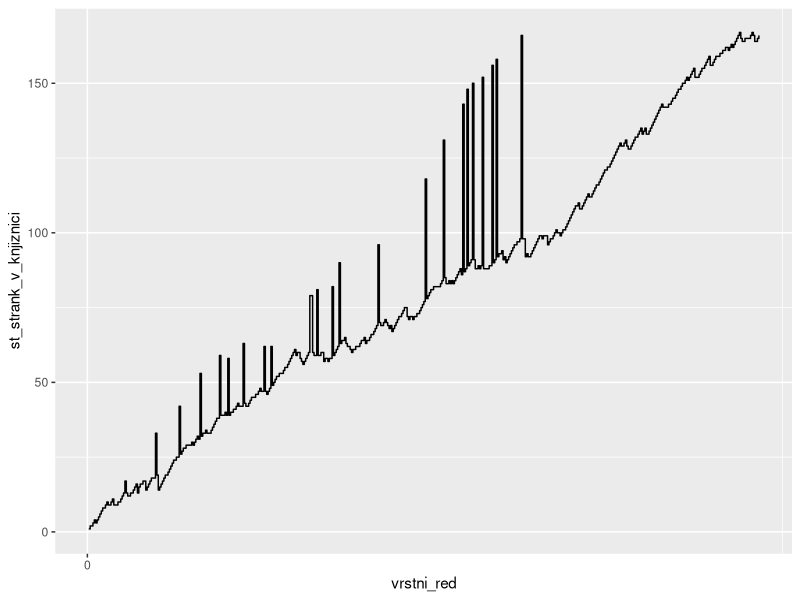
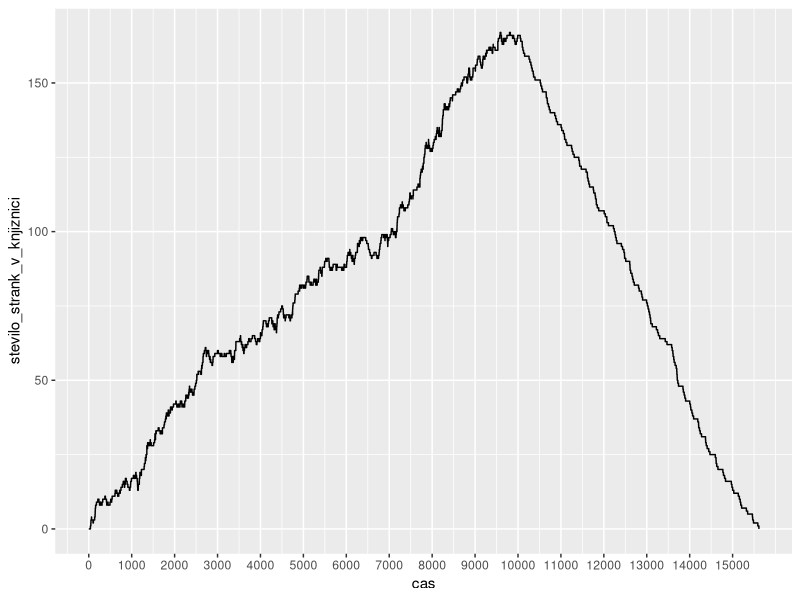
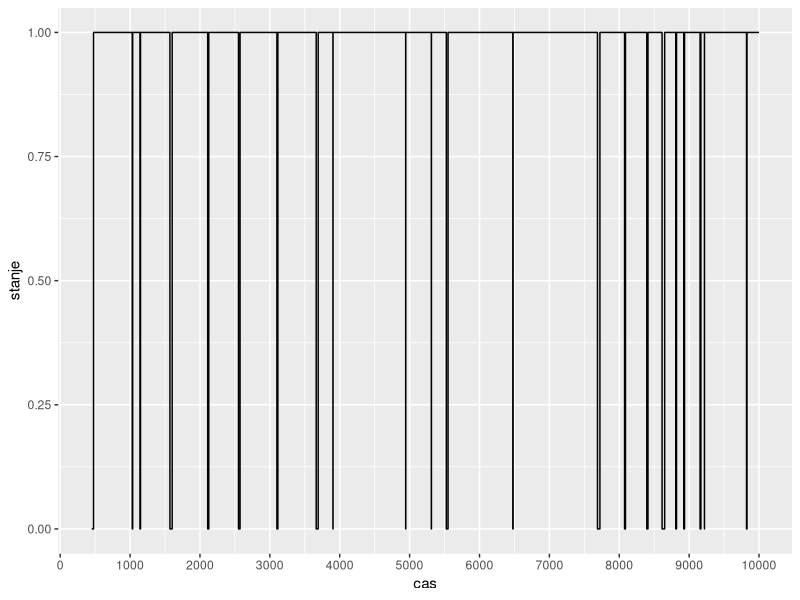
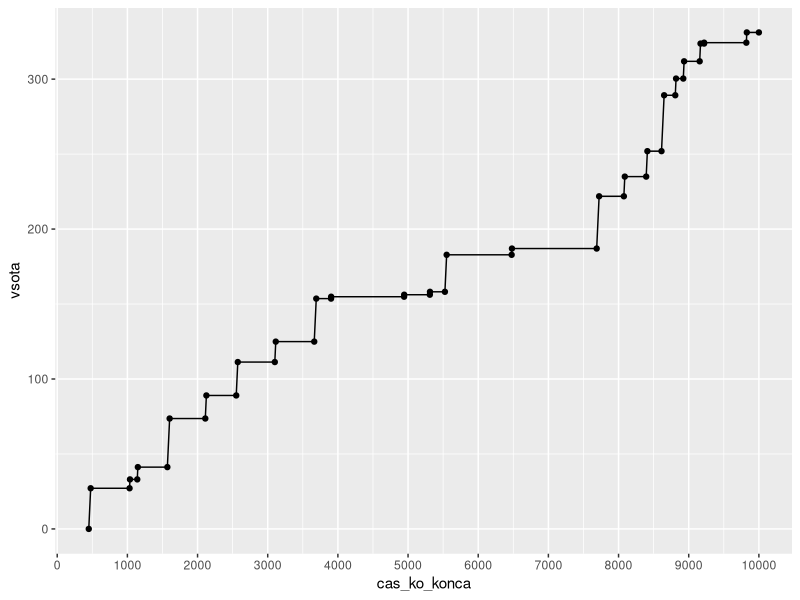
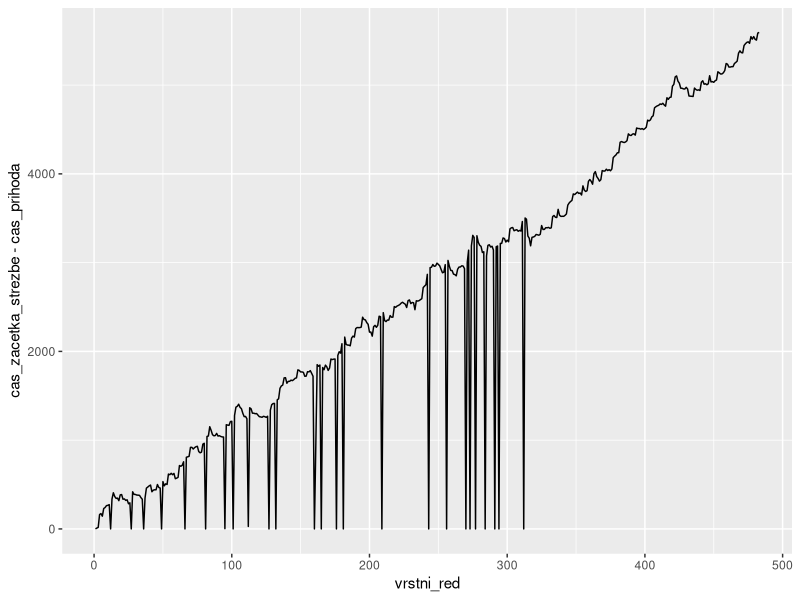

Write the R code that produced these figures, in order.
library(ggplot2)
max_knjig <- 10 
parameter_prihodov <- 0.04
parameter_klicov <- 0.004
t <- 10000
utezi_za_knjige <- c(0.35, 0.25, 0.15, 0.09, 0.07, 0.04, 0.03, 0.02)
verjetnost_za_izposojo <- c(0.35, 0.25, 0.15, 0.09, 0.07, 0.04, 0.03, 0.02)
cas_za_vracanje_ene_knjige <- 3
cas_za_izposojo_ene_knjige <- 3

prazna_tabela <-  data.frame("vrstni_red" = integer(), 
                             "cas_prihoda" = numeric(), 
                             "st_prinesenih_knjig" = integer(), 
                             "cas_zacetka_strezbe" = numeric(), 
                             "dolzina_strezbe" = numeric(),
                             "cas_odhoda" = numeric(),
                             "st_strank_v_knjiznici" = integer(), 
                             "skupno_stevilo_knjig" = integer(), 
                             "cas_knjiznicarja" = numeric(),
                             "vrsta_opravila" = factor(levels = c("VRACANJE", "VRACANJE IN IZPOSOJA", "IZPOSOJA", "KLIC")))



cas_odnasanja_k_knjig <- function(k){
  30 + 5*k
}

izracunaj_novo_stanje_knjig <- function(n){
  if (n >= max_knjig){
    a <- list(as.integer(0), cas_odnasanja_k_knjig(n))
  }else{
    a <- list(n, as.numeric(0))
  }
  a 
}

# funkcija, ki dobi čas n-tega prihoda iz tabele1 in doda v tabelo2 vse klice, ki se začnejo po odhodu n-1 stranke in pred prihodom n-te stranke
dodaj_zacetne_klice <- function(n, cas_klica, tabela1, tabela2){
  podatki_stranke <- tabela1[n,]
  cas_zadnje_vrnitve_knjiznicarja <- tail(tabela2$cas_odhoda,1) + tail(tabela2$cas_knjiznicarja,1)
  tabela_zacetnih <- prazna_tabela
  while((cas_klica < podatki_stranke$cas) && (cas_klica < t)){
    trajanje_zvonenja <- runif(1, min = 20, max = 50)
    # ločimo, če je klic prvi od odhoda zadnje stranke ali ne
    if (tail(tabela2$vrsta_opravila, 1) == "KLIC"){
      zaporedni_vnos <- length(tabela2[,1]) + length(prazna_tabela[,1]) + 1
      trajanje_pogovora <- runif(1, min = 20, max = 40)
      st_strank <- length(tabela1[tabela1$cas <= cas_klica, 1]) - length(tabela2[tabela2$vrsta_opravila != "KLIC", 1])
      stanje_knjig <- tail(tabela2$skupno_stevilo_knjig, 1)
      nova_vrstica <- data.frame(zaporedni_vnos, cas_klica, as.integer(0), cas_klica, trajanje_pogovora, cas_klica + trajanje_pogovora,
                                 st_strank, stanje_knjig, as.numeric(0), "KLIC")
      names(nova_vrstica) <- names(tabela_zacetnih)
      tabela_zacetnih <- rbind(tabela_zacetnih, nova_vrstica)
      cas_klica <- cas_klica  + trajanje_pogovora + rexp(1, rate = parameter_klicov)
    }else{
      # prvi klic za ta n
      if(cas_klica + trajanje_zvonenja >= cas_zadnje_vrnitve_knjiznicarja){
        zaporedni_vnos <- length(tabela2[,1]) + length(prazna_tabela[,1]) + 1
        zacetek <- max(cas_klica, cas_zadnje_vrnitve_knjiznicarja)
        trajanje_pogovora <- runif(1, min = 20, max = 40)
        st_strank <- length(tabela1[tabela1$cas <= cas_klica, 1]) - length(tabela2[as.character(tabela2$vrsta_opravila) != "KLIC", 1])
        stanje_knjig <- tail(tabela2$skupno_stevilo_knjig, 1)
        nova_vrstica <- data.frame(zaporedni_vnos, cas_klica, as.integer(0), zacetek, trajanje_pogovora, zacetek + trajanje_pogovora,
                                   st_strank, stanje_knjig, as.numeric(0), "KLIC")
        names(nova_vrstica) <- names(tabela2)
        tabela_zacetnih <- rbind(tabela_zacetnih, nova_vrstica)
        cas_klica <- cas_klica + zacetek - cas_klica + trajanje_pogovora + rexp(1, rate = parameter_klicov)
      }else{
        cas_klica <- cas_klica + trajanje_zvonenja + rexp(1, rate = parameter_klicov)
      }
    }
  }
  list(tabela_zacetnih, cas_klica)
}

# funkcija, ki dobi čas n-tega prihoda iz tabele1 in doda v tabelo2 vse klice, ki se začnejo po prihodu n-te stranke in pred odhodom n-te stranke
dodaj_vmesne_klice <- function(n, cas_klica, tabela1, tabela2){
  tabela_vmesnih <- prazna_tabela
  podatki_stranke <- tabela1[n,]
  # Če v prejšnjem koraku nismo imeli nobenega klica, potem moramo upoštevati čas vračanja knjižničarja
  zacetek_strezbe <- max(podatki_stranke$cas, tail(tabela2$cas_odhoda,1) + tail(tabela2$cas_knjiznicarja,1))
  
  # trajanje strežbe, če ne bi bilo motenj
  opravilo <- as.character(podatki_stranke$vrsta_opravila)
  if (opravilo == "VRACANJE"){
    trajanje <- podatki_stranke$cas_za_vracanje
  }else if (opravilo == "IZPOSOJA"){
    trajanje <- sample(c(1:8), 1, prob = verjetnost_za_izposojo) * cas_za_izposojo_ene_knjige
  }else{
    trajanje <- podatki_stranke$cas_za_vracanje + sample(c(1:8), 1, prob = verjetnost_za_izposojo) * cas_za_izposojo_ene_knjige
  }
  
  cas_odhoda <- zacetek_strezbe + trajanje
  
  while ((cas_klica < cas_odhoda) && (cas_klica < t)){
    trajanje_zvonenja <- runif(1,min = 20, max = 40)
    #dodamo klic v skupno tabelo
    zaporedni_vnos <- length(tabela2[,1]) + 1
    trajanje_pogovora <- runif(1, min = 20, max = 40)
    stanje_knjig <- tail(tabela2$skupno_stevilo_knjig,1)
    st_strank <- length(tabela1[tabela1$cas <= cas_klica,1]) - length(tabela2[as.character(tabela2$vrsta_opravila) != "KLIC", 1])
    
    if (tail(tabela2$vrsta_opravila,1) == "KLIC"){
      zacetek_pogovora <- cas_klica
      nova_vrstica <- data.frame(zaporedni_vnos, cas_klica, as.integer(0), zacetek_pogovora, trajanje_pogovora, zacetek_pogovora + trajanje_pogovora,
                                 st_strank, stanje_knjig, as.numeric(0), "KLIC")
      names(nova_vrstica) <- names(tabela2)
      tabela2 <- rbind(tabela2, nova_vrstica)
      cas_klica <- cas_klica + trajanje_pogovora + rexp(1, rate = parameter_klicov)
      
      cas_odhoda <- cas_odhoda + trajanje_pogovora + 5 
    }else{
      zadnja_vrnitev_knjiznicarja <- tail(tabela2$cas_odhoda,1) + tail(tabela2$cas_knjiznicarja,1)
      if (cas_klica + trajanje_zvonenja >= zadnja_vrnitev_knjiznicarja){
        zacetek_pogovora <- max(cas_klica, zadnja_vrnitev_knjiznicarja)
        nova_vrstica <- data.frame(zaporedni_vnos, cas_klica, as.integer(0), zacetek_pogovora, trajanje_pogovora, zacetek_pogovora + trajanje_pogovora,
                                   st_strank, stanje_knjig, as.numeric(0), "KLIC")
        names(nova_vrstica) <- names(tabela2)
        tabela_vmesnih <- rbind(tabela_vmesnih, nova_vrstica)
        cas_klica <- cas_klica + trajanje_pogovora + rexp(1, rate = parameter_klicov)
        
        cas_odhoda <- cas_odhoda + trajanje_pogovora + 5 
      }else{
        cas_klica <- cas_klica + trajanje_zvonenja + rexp(1, rate = parameter_klicov)
      }
    }
  }
  list(tabela_vmesnih, cas_klica, cas_odhoda)
}


# funkcija, ki doda n-ti prihod v skupno tabelo (tabelo2)
prihod_n <- function(n, tabela1, tabela2, cas_odhoda){
  podatki_stranka <- tabela1[n,]
  
  zaporedni_vnos <- length(tabela2[,1]) + 1
  zacetek_strezbe <- max(podatki_stranka$cas, tail(tabela2$cas_odhoda,1) + tail(tabela2$cas_knjiznicarja,1))
  tabela_koncanih_strank <- tabela2[tabela2$cas_odhoda >= podatki_stranka$cas, ]
  st_strank <- length(tabela_koncanih_strank[as.character(tabela_koncanih_strank$vrsta_opravila) != "KLIC", 1]) + 1
  
  stanje_knjig_pred_pospravljanjem <- podatki_stranka$st_knjig + tail(tabela2$skupno_stevilo_knjig,1)
  if (stanje_knjig_pred_pospravljanjem >= max_knjig){
    novo_stanje_knjig <- as.integer(0)
    pospravljanje <- cas_odnasanja_k_knjig(stanje_knjig_pred_pospravljanjem)
  }else{
    novo_stanje_knjig <- stanje_knjig_pred_pospravljanjem
    pospravljanje <- as.numeric(0)
  }
  
  opravilo <- as.character(podatki_stranka$vrsta_opravila)
  
  nova_vrstica <- data.frame(zaporedni_vnos, podatki_stranka$cas, podatki_stranka$st_knjig, zacetek_strezbe, cas_odhoda - zacetek_strezbe, cas_odhoda,
                             st_strank, novo_stanje_knjig, pospravljanje, opravilo)
  names(nova_vrstica) <- names(prazna_tabela)
  nova_vrstica
}


########

ustvari_novo_vrsto_prihodov <- function(tabela){
  cas_novega_skoka <- tail(tabela[,1],1) + rexp(1, parameter_prihodov)
  
  opravilo <- as.character(sample(c("IZPOSOJA", "VRACANJE", "VRACANJE IN IZPOSOJA"), 1))
  if(opravilo == "VRACANJE IN IZPOSOJA"){
    prinesene_knjige <- sample(c(1:8), size = 1, prob = utezi_za_knjige)
    cas_vracanja <- prinesene_knjige * cas_za_vracanje_ene_knjige * runif(1,min = 0.8, max = 1.25) + 10
  }else if(opravilo == "IZPOSOJA"){
    prinesene_knjige <- as.integer(0)
    cas_vracanja <- as.numeric(0)
  }else if(opravilo == "VRACANJE"){
    prinesene_knjige <- sample(c(1:8), size = 1, prob = utezi_za_knjige)
    cas_vracanja <- prinesene_knjige * cas_za_vracanje_ene_knjige * runif(1,min = 0.8, max = 1.25) + 10
  }
  
  nova_vrsta <- data.frame(cas_novega_skoka, opravilo, prinesene_knjige, cas_vracanja)
  nova_vrsta 
}  






#######################
#  KONEC FUNCKCIJ
####################### 

# tabela, ki vsebuje čase prihodov in število prinešenih knjig
tabela_prihodov <- data.frame("cas" = numeric(), 
                              "vrsta_opravila" = factor(levels = c("VRACANJE", "VRACANJE IN IZPOSOJA", "IZPOSOJA")),
                              "st_knjig" = integer(),
                              "cas_za_vracanje" = numeric())


# dodamo prvo vrsto
cas_vstopa <- rexp(1, parameter_prihodov)
opravilo <- sample(c("VRACANJE", "VRACANJE IN IZPOSOJA", "IZPOSOJA"), 1)

if(opravilo == "VRACANJE IN IZPOSOJA"){
  prinesene_knjige <- sample(c(1:8), size = 1, prob = utezi_za_knjige)
  cas_vracanja <- prinesene_knjige * cas_za_vracanje_ene_knjige * runif(1,min = 0.8, max = 1.25) + 10
} else if(opravilo == "IZPOSOJA"){
  prinesene_knjige <- 0
  cas_vracanja <- 0
}else if(opravilo == "VRACANJE"){
  prinesene_knjige <- sample(c(1:8), size = 1, prob = utezi_za_knjige)
  cas_vracanja <- prinesene_knjige * cas_za_vracanje_ene_knjige * runif(1,min = 0.8, max = 1.25) + 10
}

prva_vrsta <- data.frame(cas_vstopa, opravilo, prinesene_knjige, cas_vracanja)
names(prva_vrsta) <- names(tabela_prihodov)
tabela_prihodov <- rbind(tabela_prihodov, prva_vrsta)

# Dodamo še vse preostale vrstice
s <- 1
repeat{
  s <- s + 1
  nova_vrsta <- ustvari_novo_vrsto_prihodov(tabela_prihodov)
  names(nova_vrsta) <- names(tabela_prihodov)
  tabela_prihodov <- rbind(tabela_prihodov, nova_vrsta)
  if (tail(tabela_prihodov[,1],1) > t){
    break
  }
}

#zadnjo prihod odstranimo, ker se zgodi, ko je knjižnica že zaprta
tabela_prihodov <- tabela_prihodov[1:length(tabela_prihodov[,1])-1,]


#############################################
# Na tem mestu imamo narejeno tabelo prihodov 
#############################################











skupna_tabela <- prazna_tabela

# V tabelo dodamo prvo stranko in vse klice pred njo ali med strežbo
prva_stranka <- tabela_prihodov[1,] 

cas_klica <- rexp(1, rate = parameter_klicov)
# klici, ki se začnejo pred prvim prihodom
while (cas_klica < prva_stranka$cas){
  zaporedni_vnos <- length(skupna_tabela[,1]) + 1
  trajanje_pogovora <- runif(1, min = 20, max = 40)
  nova_vrstica <- data.frame(zaporedni_vnos, cas_klica, as.integer(0), cas_klica, trajanje_pogovora, cas_klica + trajanje_pogovora,
                             as.integer(0), as.integer(0), as.numeric(0), "KLIC")
  names(nova_vrstica) <- names(skupna_tabela)
  skupna_tabela <- rbind(skupna_tabela, nova_vrstica)
  cas_klica <- cas_klica + trajanje_pogovora + rexp(1, rate = parameter_klicov)
}

# Začetek strežbe prve stranke
if (length(skupna_tabela[1,]) > 0){
  zacetek_strezbe <- max(prva_stranka$cas, tail(skupna_tabela$cas_odhoda, 1))
}else{
  zacetek_strezbe <- prva_stranka$cas
}
# trajanje strežbe, če ne bi bilo motenj
opravilo <- prva_stranka$vrsta_opravila
if (opravilo == "VRACANJE"){
  trajanje <- prva_stranka$cas_za_vracanje
}else if (opravilo == "IZPOSOJA"){
  trajanje <- sample(c(1:8), 1, prob = verjetnost_za_izposojo) * cas_za_izposojo_ene_knjige
}else{
  trajanje <- prva_stranka$cas_za_vracanje + sample(c(1:8), 1, prob = verjetnost_za_izposojo) * cas_za_izposojo_ene_knjige
}

konec_strezbe <- zacetek_strezbe + trajanje

#klici, ki se začnejo po prvem prihodu in pred prvim odhodom
while (cas_klica < konec_strezbe){
  zaporedni_vnos <- length(skupna_tabela[,1]) + 1
  trajanje_pogovora <- runif(1, min = 20, max = 40)
  nova_vrstica <- data.frame(zaporedni_vnos, cas_klica, as.integer(0), cas_klica, trajanje_pogovora, cas_klica + trajanje_pogovora,
                             as.integer(1), as.integer(0), as.numeric(0), "KLIC")
  names(nova_vrstica) <- names(skupna_tabela)
  skupna_tabela <- rbind(skupna_tabela, nova_vrstica)
  cas_klica <- cas_klica + trajanje_pogovora + rexp(1, rate = parameter_klicov) 
  
  # Ti klici vplivajo tudi na stranko, ki je trenutno v vrsti.
  konec_strezbe <- konec_strezbe + trajanje_pogovora + 5
}

# Sedaj dodamo še prvo stranko.
zaporedni_vnos <- length(skupna_tabela[,1]) + 1
if (prva_stranka$st_knjig >= max_knjig){
  novo_stanje_knjig <- as.integer(0)
  pospravljanje <- cas_odnasanja_k_knjig(prva_stranka$st_knjig)
}else{
  novo_stanje_knjig <- prva_stranka$st_knjig
  pospravljanje <- as.numeric(0)
}
opravilo <- as.character(prva_stranka$vrsta_opravila)

nova_vrstica <- data.frame(zaporedni_vnos, prva_stranka$cas, prva_stranka$st_knjig, zacetek_strezbe, konec_strezbe - zacetek_strezbe, konec_strezbe,
                           as.integer(1), novo_stanje_knjig, pospravljanje, opravilo)
names(nova_vrstica) <- names(skupna_tabela)
skupna_tabela <- rbind(skupna_tabela, nova_vrstica)


################### začetek tabele je narejen


################### sedaj dodamo še preostale vrstice


stevilo_prihodov <- length(tabela_prihodov[,1])
n <- 2

while (n <= stevilo_prihodov){
  stanje_po_novih <- dodaj_zacetne_klice(n, cas_klica, tabela_prihodov, skupna_tabela)
  skupna_tabela <- rbind(skupna_tabela, stanje_po_novih[[1]])
  cas_klica <- stanje_po_novih[[2]]
  
  tabela_po_vmesnih <- dodaj_vmesne_klice(n, cas_klica, tabela_prihodov, skupna_tabela)
  skupna_tabela <- rbind(skupna_tabela, tabela_po_vmesnih[[1]]) 
  cas_klica <- tabela_po_vmesnih[[2]]
  cas_odhoda <- tabela_po_vmesnih[[3]]
  
  nova_stranka <- prihod_n(n, tabela_prihodov, skupna_tabela, cas_odhoda)
  skupna_tabela <- rbind(skupna_tabela, nova_stranka)
  
  n <- n + 1
}
############### Sedaj so v tabeli zabeleženi vsi klici in vsi obiski do vključno zadnjega obiska. 
# Sedaj dodamo še klice po zadnjem prihodu in pred zaprtjem.


while (cas_klica < t){
  zaporedni_vnos <- length(skupna_tabela[,1]) + 1
  trajanje_pogovora <- runif(1, min = 20, max = 40)
  st_strank <- length(tabela_prihodov[,1]) - length(skupna_tabela[as.character(skupna_tabela$vrsta_opravila) != "KLIC",1])
  
  stanje_knjig <- tail(skupna_tabela$skupno_stevilo_knjig,1)
  nova_vrstica <- data.frame(zaporedni_vnos, cas_klica, as.integer(0), cas_klica, trajanje_pogovora, cas_klica + trajanje_pogovora,
                             st_strank, stanje_knjig, as.numeric(0), "KLIC")
  names(nova_vrstica) <- names(skupna_tabela)
  skupna_tabela <- rbind(skupna_tabela, nova_vrstica)
  cas_klica <- cas_klica + trajanje_pogovora + rexp(1, rate = parameter_klicov)
}

############################################################################################
# Osnovna tabela je narejena. Zdaj naredimo tabele, katere bomo uporabili pri vizualizaciji.
############################################################################################


# 1. tabela za graf, ki prikazuje, kako se spreminja število ljudi v knjižnici.
tabela_samo_strank <- skupna_tabela[skupna_tabela$vrsta_opravila != "KLIC",]

tabela_aux_casi1 <- data.frame(tabela_samo_strank$cas_prihoda[2:length(tabela_samo_strank$cas_prihoda)], 1)
names(tabela_aux_casi1) <- c("cas", "prihod/odhod")
tabela_aux_casi2 <- data.frame(tabela_samo_strank$cas_odhoda[2:length(tabela_samo_strank$cas_odhoda)], -1)
names(tabela_aux_casi2) <- c("cas", "prihod/odhod")
tabela_stevila_strank_tocna <- rbind(c(0,0), tabela_aux_casi1, tabela_aux_casi2)
tabela_stevila_strank_tocna <- tabela_stevila_strank_tocna[order(tabela_stevila_strank_tocna$`cas`),]
tabela_stevila_strank_tocna$stevilo_strank_v_knjiznici <- cumsum(tabela_stevila_strank_tocna$`prihod/odhod`)
tabela_stevila_strank_tocna$razlika <- c(diff(tabela_stevila_strank_tocna$cas),0)

# 2. Koliko strank pride v enem dnevu?
stevilo_strank_v_celem_dnevu <- length(skupna_tabela[,1])

# 3. Koliko časa je knjižničar brez dela?
tabela_brezdelja <- data.frame(skupna_tabela$cas_prihoda, skupna_tabela$cas_odhoda, skupna_tabela$cas_knjiznicarja)
tabela_brezdelja$cas_naslednjega_prihoda <- c(skupna_tabela$cas_prihoda[2:length(skupna_tabela$cas_prihoda)], t)
names(tabela_brezdelja) <- c("cas_prihoda", "cas_odhoda", "cas_knjiznicarja", "cas_naslednjega_prihoda")
tabela_brezdelja$cas_brezdelja <- tabela_brezdelja$cas_naslednjega_prihoda - (tabela_brezdelja$cas_odhoda + tabela_brezdelja$cas_knjiznicarja)

cas_brezdelja <- sum(tabela_brezdelja$cas_brezdelja[tabela_brezdelja$cas_brezdelja >= 0])

# 4. tabela za graf, ki ponazarja, kdaj je knjižničar brez dela
strnjena_tabela_brezdelja <- tabela_brezdelja[tabela_brezdelja$cas_brezdelja >= 0,]
aux1_brezdelje <- data.frame(strnjena_tabela_brezdelja$cas_odhoda + strnjena_tabela_brezdelja$cas_knjiznicarja, 0)
names(aux1_brezdelje) <- c("cas", "stanje")
aux2_brezdelje <- data.frame(strnjena_tabela_brezdelja$cas_naslednjega_prihoda, 1)
names(aux2_brezdelje) <- c("cas", "stanje")

tabela_brezdelje_graf <- rbind(aux1_brezdelje, aux2_brezdelje) 
tabela_brezdelje_graf <- tabela_brezdelje_graf[order(tabela_brezdelje_graf$cas),]
tabela_brezdelje_graf <- rbind(tabela_brezdelje_graf, c(t, tabela_brezdelje_graf$stanje[length(tabela_brezdelje_graf)]))

# 5. tabela za graf, koliko časa knjižničar nima dela
tabela_brezdelja2 <- tabela_brezdelja[tabela_brezdelja$cas_brezdelja >= 0,]
tabela_brezdelja2$vsota <- cumsum(tabela_brezdelja2$cas_brezdelja)

tabela_brezdelja2_aux1 <- data.frame(tabela_brezdelja2$cas_odhoda + tabela_brezdelja2$cas_knjiznicarja, tabela_brezdelja2$vsota)
tabela_brezdelja2_aux2 <- data.frame(tabela_brezdelja2$cas_naslednjega_prihoda, tabela_brezdelja2$vsota)
names(tabela_brezdelja2_aux1) <- c("cas_ko_konca", "vsota")
names(tabela_brezdelja2_aux2) <- c("cas_ko_konca", "vsota")
tabela_brezdelja2_aux1$vsota <- c(0,tabela_brezdelja2_aux1$vsota[1:length(tabela_brezdelja2_aux1$vsota)-1])
tabela_brezdelja2_graf <- rbind(tabela_brezdelja2_aux1, tabela_brezdelja2_aux2)
tabela_brezdelja2_graf <- tabela_brezdelja2_graf[order(tabela_brezdelja2_graf$cas_ko_konca),]
tabela_brezdelja2_graf[length(tabela_brezdelja2_graf$cas_ko_konca) + 1,] <- c(t, tail(tabela_brezdelja2_graf$vsota, 1))


# 6. Do kdaj dela, če zaklene vrata ob casu_obratovanja?
odhod_knjiznicarja <- tail(skupna_tabela$cas_odhoda,1) + tail(skupna_tabela$cas_knjiznicarja, 1)

# 7. Koliko knjig vrne v enem dnevu?
st_knjig_v_enem_dnevu <- sum(skupna_tabela$st_prinesenih_knjig)

# 8. Koliko časa ljudje čakajo v vrsti?
tabela_cakanje <- skupna_tabela[,c(2,4)]
tabela_cakanje$cakanje <- tabela_cakanje$cas_zacetka_strezbe - tabela_cakanje$cas_prihoda
skupni_cas_cakanja <- sum(tabela_cakanje$cakanje)



##############






#############################################################################################
# VIZUALIZACIJA
#############################################################################################

# Kakšno je število strank ob vsakem prihodu ali klicu?
ggplot(data = skupna_tabela) +
  geom_step(mapping = aes(x = vrstni_red, y = st_strank_v_knjiznici)) +
  scale_x_continuous(breaks=seq(0, tail(skupna_tabela$cas_odhoda,1), t/10))


# Število strank v knjižnici v vsakem trenutku.
ggplot(data = tabela_stevila_strank_tocna) +
  geom_step(mapping = aes(x = cas, y = stevilo_strank_v_knjiznici)) +
  scale_x_continuous(breaks=seq(0, tail(tabela_stevila_strank_tocna[,1],1), t/10))

# graf, ki ponazarja, kdaj je knjižničar brez dela
ggplot(data = tabela_brezdelje_graf) + 
  geom_step(mapping = aes(x = cas, y = stanje)) +
  scale_x_continuous(breaks=seq(0, tail(tabela_stevila_strank_tocna$cas, 1), t/10))
 
# graf, koliko časa knjižničar nima dela 
ggplot(data = tabela_brezdelja2_graf) + 
 geom_point(mapping = aes(x = cas_ko_konca, y = vsota)) +
 geom_line(mapping = aes(x = cas_ko_konca, y = vsota)) +
 scale_x_continuous(breaks=seq(0, tail(tabela_stevila_strank_tocna$cas, 1), t/10))
 
# Koliko časa čaka posamezen človek?
ggplot(data = skupna_tabela) +
  geom_line(aes(x = vrstni_red, y = cas_zacetka_strezbe - cas_prihoda))


# # VPRAŠANJA:
# 
# 
# # POTREBNO SPREMENITI:
# dolžina strežbe in cas knjižničarja v random uniform
# odstraniti as.character ali spremeniti 
# funkcija, ki izračuna novo stanje knjig

